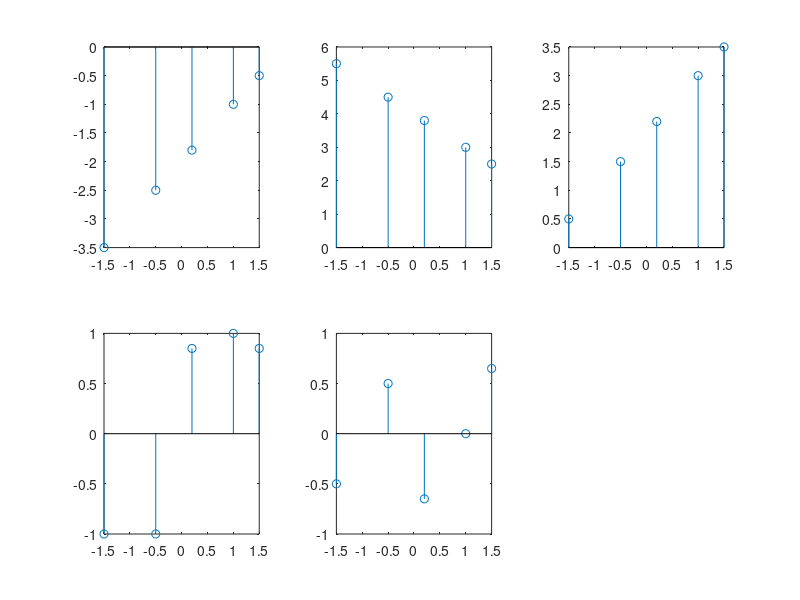

Here is the MATLAB script that generated this plot:
%Program name: Project1_351
%Authored by: Michael Gerrard Guerrero, Colton Collins
%Last Modified: 02.17.17

n=[-0.5,0.2,1.0,1.5,-1.5];
no=[-1.5,1.5,1.0,0.2,-0.5];
xa=n-2;
xb=(4-n);
xc=(n+2);
xd=.5*(n+(no));
xe=.5*(n-(no));
figure
subplot(2,3,1)
stem(n,xa)
subplot(2,3,2)
stem(n,xb)
subplot(2,3,3)
stem(n,xc)
subplot(2,3,4)
stem(n,xd)
subplot(2,3,5)
stem(n,xe)
